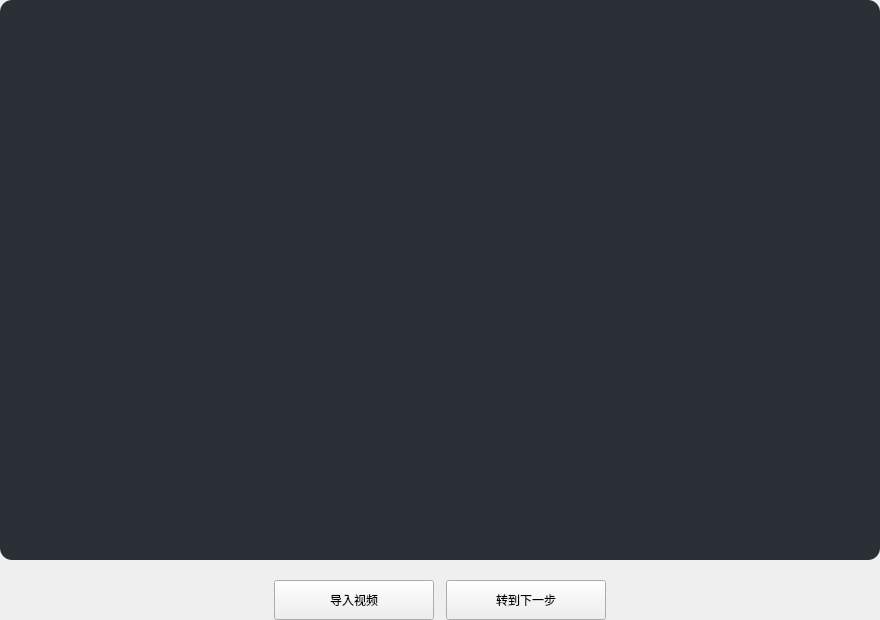
<?xml version="1.0" encoding="UTF-8"?>
<ui version="4.0">
 <class>VideoLoader</class>
 <widget class="QWidget" name="VideoLoader">
  <property name="geometry">
   <rect>
    <x>0</x>
    <y>0</y>
    <width>880</width>
    <height>620</height>
   </rect>
  </property>
  <property name="windowTitle">
   <string>VideoLoader</string>
  </property>
  <layout class="QVBoxLayout" name="previewLayout">
   <property name="spacing">
    <number>20</number>
   </property>
   <property name="leftMargin">
    <number>0</number>
   </property>
   <property name="topMargin">
    <number>0</number>
   </property>
   <property name="rightMargin">
    <number>0</number>
   </property>
   <property name="bottomMargin">
    <number>0</number>
   </property>
   <item>
    <widget class="QFrame" name="videoPlaceholder">
     <property name="minimumSize">
      <size>
       <width>840</width>
       <height>460</height>
      </size>
     </property>
     <property name="styleSheet">
      <string notr="true">background-color: #2A2F36; border-radius: 12px;</string>
     </property>
    </widget>
   </item>
   <item>
    <layout class="QHBoxLayout" name="actionLayout">
     <property name="spacing">
      <number>12</number>
     </property>
     <item>
      <spacer name="leftActionSpacer">
       <property name="orientation">
        <enum>Qt::Horizontal</enum>
       </property>
       <property name="sizeHint" stdset="0">
        <size>
         <width>40</width>
         <height>20</height>
        </size>
       </property>
      </spacer>
     </item>
     <item>
      <widget class="QPushButton" name="importVideoButton">
       <property name="minimumSize">
        <size>
         <width>160</width>
         <height>40</height>
        </size>
       </property>
       <property name="text">
        <string>导入视频</string>
       </property>
      </widget>
     </item>
     <item>
      <widget class="QPushButton" name="nextStepButton">
       <property name="minimumSize">
        <size>
         <width>160</width>
         <height>40</height>
        </size>
       </property>
       <property name="text">
        <string>转到下一步</string>
       </property>
      </widget>
     </item>
     <item>
      <spacer name="rightActionSpacer">
       <property name="orientation">
        <enum>Qt::Horizontal</enum>
       </property>
       <property name="sizeHint" stdset="0">
        <size>
         <width>40</width>
         <height>20</height>
        </size>
       </property>
      </spacer>
     </item>
    </layout>
   </item>
  </layout>
 </widget>
 <resources/>
 <connections/>
</ui>
